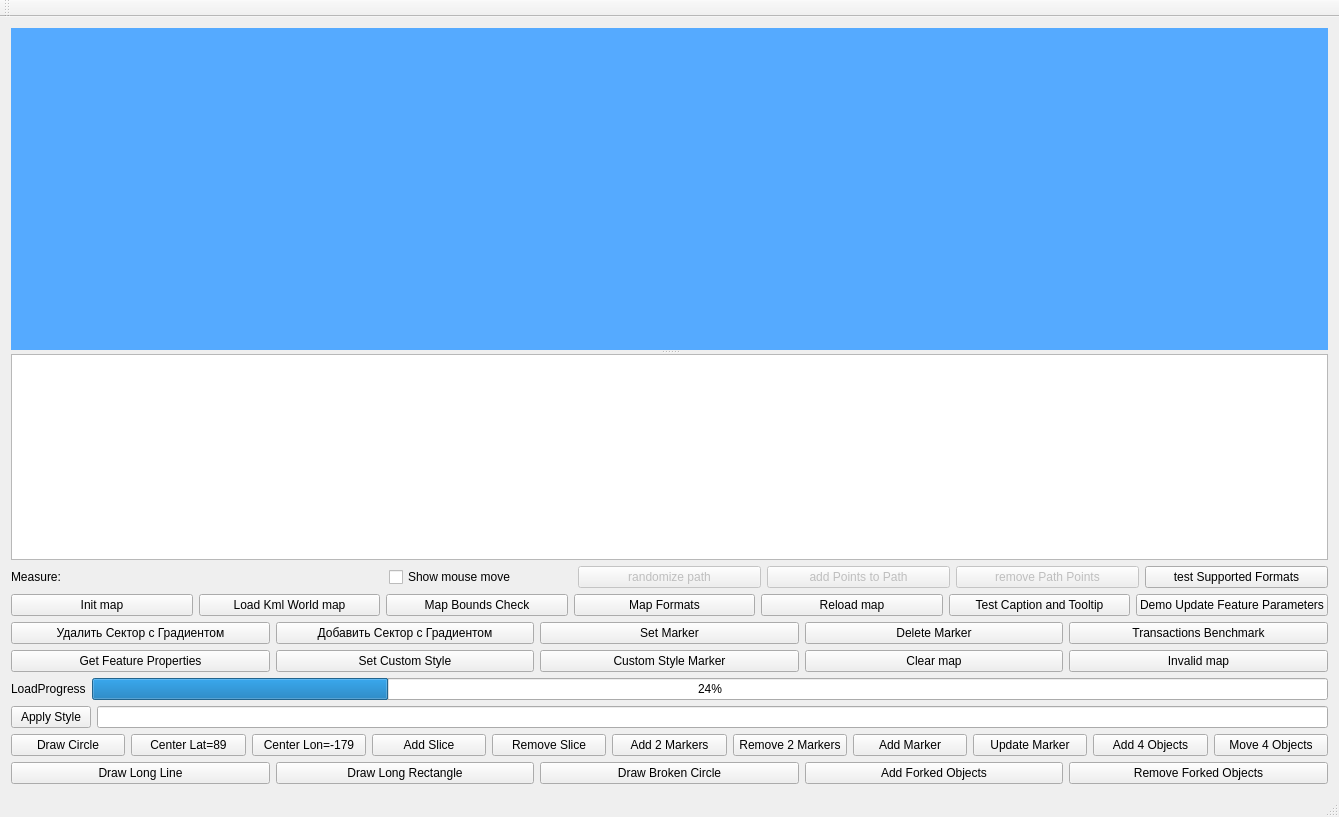
<?xml version="1.0" encoding="UTF-8"?>
<ui version="4.0">
 <class>MainWindow</class>
 <widget class="QMainWindow" name="MainWindow">
  <property name="geometry">
   <rect>
    <x>0</x>
    <y>0</y>
    <width>1339</width>
    <height>817</height>
   </rect>
  </property>
  <property name="windowTitle">
   <string>Gis Client application</string>
  </property>
  <widget class="QWidget" name="centralWidget">
   <layout class="QVBoxLayout" name="verticalLayout">
    <item>
     <widget class="QSplitter" name="splitter">
      <property name="orientation">
       <enum>Qt::Vertical</enum>
      </property>
      <widget class="PwGisWidget" name="gisWidget" native="true">
       <property name="minimumSize">
        <size>
         <width>300</width>
         <height>300</height>
        </size>
       </property>
       <property name="maximumSize">
        <size>
         <width>16777215</width>
         <height>16777215</height>
        </size>
       </property>
       <property name="palette">
        <palette>
         <active>
          <colorrole role="Button">
           <brush brushstyle="SolidPattern">
            <color alpha="255">
             <red>85</red>
             <green>170</green>
             <blue>255</blue>
            </color>
           </brush>
          </colorrole>
          <colorrole role="Base">
           <brush brushstyle="SolidPattern">
            <color alpha="255">
             <red>85</red>
             <green>170</green>
             <blue>255</blue>
            </color>
           </brush>
          </colorrole>
          <colorrole role="Window">
           <brush brushstyle="SolidPattern">
            <color alpha="255">
             <red>85</red>
             <green>170</green>
             <blue>255</blue>
            </color>
           </brush>
          </colorrole>
         </active>
         <inactive>
          <colorrole role="Button">
           <brush brushstyle="SolidPattern">
            <color alpha="255">
             <red>85</red>
             <green>170</green>
             <blue>255</blue>
            </color>
           </brush>
          </colorrole>
          <colorrole role="Base">
           <brush brushstyle="SolidPattern">
            <color alpha="255">
             <red>85</red>
             <green>170</green>
             <blue>255</blue>
            </color>
           </brush>
          </colorrole>
          <colorrole role="Window">
           <brush brushstyle="SolidPattern">
            <color alpha="255">
             <red>85</red>
             <green>170</green>
             <blue>255</blue>
            </color>
           </brush>
          </colorrole>
         </inactive>
         <disabled>
          <colorrole role="Button">
           <brush brushstyle="SolidPattern">
            <color alpha="255">
             <red>85</red>
             <green>170</green>
             <blue>255</blue>
            </color>
           </brush>
          </colorrole>
          <colorrole role="Base">
           <brush brushstyle="SolidPattern">
            <color alpha="255">
             <red>85</red>
             <green>170</green>
             <blue>255</blue>
            </color>
           </brush>
          </colorrole>
          <colorrole role="Window">
           <brush brushstyle="SolidPattern">
            <color alpha="255">
             <red>85</red>
             <green>170</green>
             <blue>255</blue>
            </color>
           </brush>
          </colorrole>
         </disabled>
        </palette>
       </property>
       <property name="styleSheet">
        <string notr="true">background-color: rgb(85, 170, 255);</string>
       </property>
      </widget>
      <widget class="QPlainTextEdit" name="plainTextEdit">
       <property name="maximumSize">
        <size>
         <width>16777215</width>
         <height>16777215</height>
        </size>
       </property>
      </widget>
     </widget>
    </item>
    <item>
     <layout class="QHBoxLayout" name="horizontalLayout_7">
      <item>
       <widget class="QLabel" name="Measure">
        <property name="text">
         <string>Measure: </string>
        </property>
       </widget>
      </item>
      <item>
       <widget class="QLabel" name="measureData">
        <property name="text">
         <string/>
        </property>
       </widget>
      </item>
      <item>
       <widget class="QCheckBox" name="cbMouseMoveEvents">
        <property name="text">
         <string>Show mouse move</string>
        </property>
       </widget>
      </item>
      <item>
       <widget class="QPushButton" name="testEditFeatureButton">
        <property name="enabled">
         <bool>false</bool>
        </property>
        <property name="text">
         <string>randomize path</string>
        </property>
       </widget>
      </item>
      <item>
       <widget class="QPushButton" name="testEditFeatureButton_2">
        <property name="enabled">
         <bool>false</bool>
        </property>
        <property name="text">
         <string>add Points to Path</string>
        </property>
       </widget>
      </item>
      <item>
       <widget class="QPushButton" name="testEditFeatureButton_3">
        <property name="enabled">
         <bool>false</bool>
        </property>
        <property name="text">
         <string>remove Path Points</string>
        </property>
       </widget>
      </item>
      <item>
       <widget class="QPushButton" name="testFormats">
        <property name="text">
         <string>test Supported Formats</string>
        </property>
       </widget>
      </item>
     </layout>
    </item>
    <item>
     <layout class="QHBoxLayout" name="horizontalLayout">
      <item>
       <widget class="QPushButton" name="btnInit">
        <property name="text">
         <string>Init map</string>
        </property>
       </widget>
      </item>
      <item>
       <widget class="QPushButton" name="btnKmlWorldMap">
        <property name="text">
         <string>Load Kml World map</string>
        </property>
       </widget>
      </item>
      <item>
       <widget class="QPushButton" name="btnTestMapBounds">
        <property name="text">
         <string>Map Bounds Check</string>
        </property>
       </widget>
      </item>
      <item>
       <widget class="QPushButton" name="btnTestMapFormats">
        <property name="text">
         <string>Map Formats</string>
        </property>
       </widget>
      </item>
      <item>
       <widget class="QPushButton" name="btnReload">
        <property name="text">
         <string>Reload map</string>
        </property>
       </widget>
      </item>
      <item>
       <widget class="QPushButton" name="btnTestCaptionAndTooltip">
        <property name="text">
         <string>Test Caption and Tooltip</string>
        </property>
       </widget>
      </item>
      <item>
       <widget class="QPushButton" name="btnDemoUpdateFeatureParameters">
        <property name="text">
         <string>Demo Update Feature Parameters</string>
        </property>
       </widget>
      </item>
     </layout>
    </item>
    <item>
     <layout class="QHBoxLayout" name="horizontalLayout_2">
      <item>
       <widget class="QPushButton" name="removeGradFeature">
        <property name="text">
         <string>Удалить Сектор с Градиентом</string>
        </property>
       </widget>
      </item>
      <item>
       <widget class="QPushButton" name="addGradFeature">
        <property name="text">
         <string>Добавить Сектор с Градиентом</string>
        </property>
       </widget>
      </item>
      <item>
       <widget class="QPushButton" name="btnSetMarker">
        <property name="text">
         <string>Set Marker</string>
        </property>
       </widget>
      </item>
      <item>
       <widget class="QPushButton" name="btnDeleteMarker">
        <property name="text">
         <string>Delete Marker</string>
        </property>
       </widget>
      </item>
      <item>
       <widget class="QPushButton" name="btnTransactedAdd">
        <property name="text">
         <string>Transactions Benchmark</string>
        </property>
       </widget>
      </item>
     </layout>
    </item>
    <item>
     <layout class="QHBoxLayout" name="horizontalLayout_3"/>
    </item>
    <item>
     <layout class="QHBoxLayout" name="horizontalLayout_4"/>
    </item>
    <item>
     <layout class="QHBoxLayout" name="horizontalLayout_5"/>
    </item>
    <item>
     <layout class="QHBoxLayout" name="horizontalLayout_9">
      <item>
       <widget class="QPushButton" name="btnGetFeatureProperties">
        <property name="text">
         <string>Get Feature Properties</string>
        </property>
       </widget>
      </item>
      <item>
       <widget class="QPushButton" name="btnSetCustomStyle">
        <property name="text">
         <string>Set Custom Style</string>
        </property>
       </widget>
      </item>
      <item>
       <widget class="QPushButton" name="btnCustomStyleMarker">
        <property name="text">
         <string>Custom Style Marker</string>
        </property>
       </widget>
      </item>
      <item>
       <widget class="QPushButton" name="btnRemoveAllObjects">
        <property name="text">
         <string>Clear map</string>
        </property>
       </widget>
      </item>
      <item>
       <widget class="QPushButton" name="bntInvalidMap">
        <property name="text">
         <string>Invalid map</string>
        </property>
       </widget>
      </item>
     </layout>
    </item>
    <item>
     <layout class="QHBoxLayout" name="horizontalLayout_10">
      <item>
       <widget class="QLabel" name="label_2">
        <property name="text">
         <string>LoadProgress</string>
        </property>
       </widget>
      </item>
      <item>
       <widget class="QProgressBar" name="progressBar">
        <property name="value">
         <number>24</number>
        </property>
       </widget>
      </item>
     </layout>
    </item>
    <item>
     <layout class="QHBoxLayout" name="horizontalLayout_6">
      <item>
       <widget class="QPushButton" name="btnTooltipsAndCaptions">
        <property name="text">
         <string>Apply Style</string>
        </property>
       </widget>
      </item>
      <item>
       <widget class="QLineEdit" name="styleEdit">
        <property name="statusTip">
         <string/>
        </property>
        <property name="text">
         <string/>
        </property>
       </widget>
      </item>
     </layout>
    </item>
    <item>
     <layout class="QHBoxLayout" name="horizontalLayout_11">
      <item>
       <widget class="QPushButton" name="btnDrawCircle">
        <property name="text">
         <string>Draw Circle</string>
        </property>
       </widget>
      </item>
      <item>
       <widget class="QPushButton" name="btnCenterLat89">
        <property name="text">
         <string>Center Lat=89</string>
        </property>
       </widget>
      </item>
      <item>
       <widget class="QPushButton" name="btnCenterLonM179">
        <property name="text">
         <string>Center Lon=-179</string>
        </property>
       </widget>
      </item>
      <item>
       <widget class="QPushButton" name="btnAddSlice">
        <property name="text">
         <string>Add Slice</string>
        </property>
       </widget>
      </item>
      <item>
       <widget class="QPushButton" name="btnRemoveSlice">
        <property name="text">
         <string>Remove Slice</string>
        </property>
       </widget>
      </item>
      <item>
       <widget class="QPushButton" name="btnAdd2Markers">
        <property name="text">
         <string>Add 2 Markers</string>
        </property>
       </widget>
      </item>
      <item>
       <widget class="QPushButton" name="btnRemove2Markers">
        <property name="text">
         <string>Remove 2 Markers</string>
        </property>
       </widget>
      </item>
      <item>
       <widget class="QPushButton" name="btnAddMarker">
        <property name="text">
         <string>Add Marker</string>
        </property>
       </widget>
      </item>
      <item>
       <widget class="QPushButton" name="btnUpdateMarker">
        <property name="text">
         <string>Update Marker</string>
        </property>
       </widget>
      </item>
      <item>
       <widget class="QPushButton" name="btnAdd4Objects">
        <property name="text">
         <string>Add 4 Objects</string>
        </property>
       </widget>
      </item>
      <item>
       <widget class="QPushButton" name="btnMove4Objects">
        <property name="text">
         <string>Move 4 Objects</string>
        </property>
       </widget>
      </item>
     </layout>
    </item>
    <item>
     <layout class="QHBoxLayout" name="horizontalLayout_12">
      <item>
       <widget class="QPushButton" name="btnDrawLongLine">
        <property name="text">
         <string>Draw Long Line</string>
        </property>
       </widget>
      </item>
      <item>
       <widget class="QPushButton" name="btnDrawLongRectangle">
        <property name="text">
         <string>Draw Long Rectangle</string>
        </property>
       </widget>
      </item>
      <item>
       <widget class="QPushButton" name="btnDrawBrokenCircle">
        <property name="text">
         <string>Draw Broken Circle</string>
        </property>
       </widget>
      </item>
      <item>
       <widget class="QPushButton" name="btnAddForkedObjects">
        <property name="text">
         <string>Add Forked Objects</string>
        </property>
       </widget>
      </item>
      <item>
       <widget class="QPushButton" name="btnRemoveForkedObjects">
        <property name="text">
         <string>Remove Forked Objects</string>
        </property>
       </widget>
      </item>
     </layout>
    </item>
   </layout>
  </widget>
  <widget class="QMenuBar" name="menuBar">
   <property name="geometry">
    <rect>
     <x>0</x>
     <y>0</y>
     <width>1339</width>
     <height>21</height>
    </rect>
   </property>
  </widget>
  <widget class="QToolBar" name="mainToolBar">
   <attribute name="toolBarArea">
    <enum>TopToolBarArea</enum>
   </attribute>
   <attribute name="toolBarBreak">
    <bool>false</bool>
   </attribute>
  </widget>
  <widget class="QStatusBar" name="statusBar"/>
 </widget>
 <layoutdefault spacing="6" margin="11"/>
 <customwidgets>
  <customwidget>
   <class>PwGisWidget</class>
   <extends>QWidget</extends>
   <header location="global">PwGis/pwgiswidget.h</header>
   <container>1</container>
  </customwidget>
 </customwidgets>
 <resources/>
 <connections/>
</ui>
